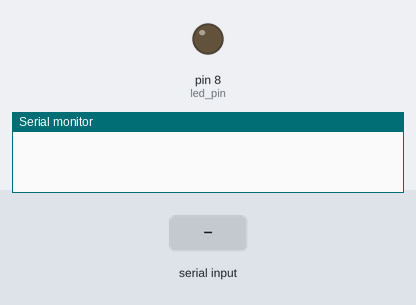
Simulated run of this sketch. Board: Arduino Uno, built with avr-gcc and run on an emulated ATmega328P. On the bench: output pins drawn as LEDs (lit = HIGH), the last lines printed to the serial monitor. The test bench sets the inputs (shaded band).

Above: at 1.2 s.
1.3 s: "+" received over Serial
At 3.4 s:
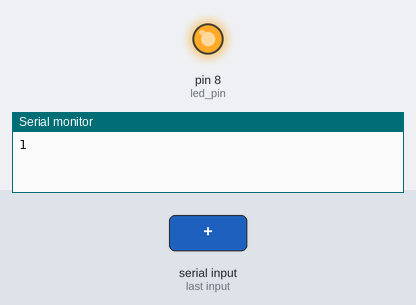
Timing chart, 0 to 4.9 s (numbered marks = the images above; inputs shaded):
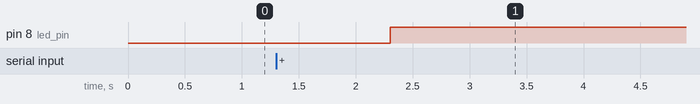

The sketch:

q2a.ino
```cpp
String incomingByte = "";
int led_pin = 8;
boolean led_on = false;
void setup() {
  // initialize serial communications at 9600 bps:
  Serial.begin(9600);
  pinMode(led_pin, OUTPUT);
}

void loop() {
  if (Serial.available() > 0) {
    // read the incoming byte:
    incomingByte = String(Serial.readString());
    incomingByte.trim();
    Serial.print(incomingByte.length());
    if(incomingByte.equals("+")){
      digitalWrite(led_pin, HIGH);
      delay(5000);
    }
    else if(incomingByte == "-"){
      digitalWrite(led_pin, LOW);
      delay(5000);
    }
  }
}
```

Measured:
- after the input at 1.3 s, pin 8 (led_pin): LOW → HIGH after 1.0 s
